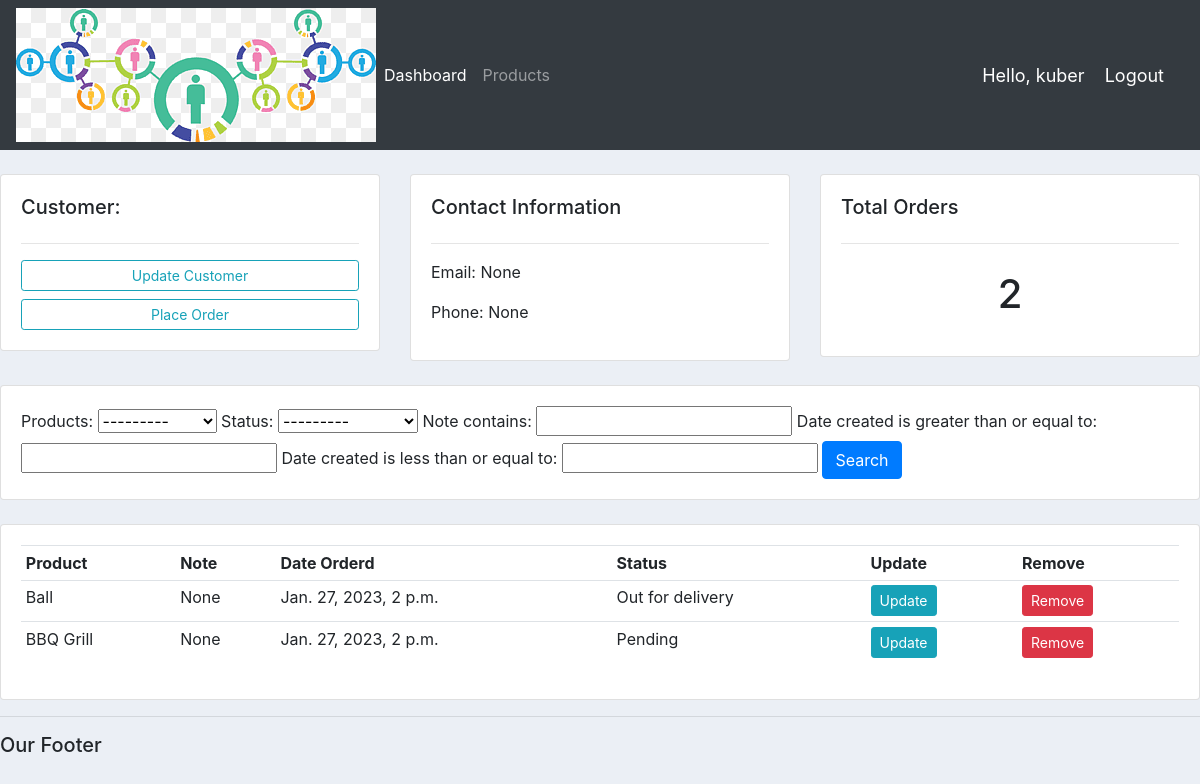
The app's page /customer/1/ (signed in) with its own data.
### accounts/models.py (models this page shows, shortened)
class Customer(models.Model):
    user = models.OneToOneField(User,null=True,blank=True,on_delete=models.CASCADE)
    name = models.CharField(max_length=200,null=True)
    phone = models.CharField(max_length=200,null=True)
    email = models.CharField(max_length=200,null=True)
    date_created = models.DateTimeField(auto_now_add =True,null=True)
    profile_pic = models.ImageField(default="ba9fd6137076385.Y3JvcCwzNzY3LDI5NDcsMCwyNzk.jpg",null=True,blank=True)
    objects = models.Manager()

class Order(models.Model):
    STATUS = (
        ('Pending','Pending'),
        ('Out for delivery','Out for delivery'),
        ('Delivered','Delivered'),
    )
    customer  = models.ForeignKey(Customer,null=True,on_delete=models.SET_NULL)
    products = models.ForeignKey(Product,null=True,on_delete=models.SET_NULL)
    status = models.CharField(max_length=200,null=True,choices = STATUS)
    date_created = models.DateTimeField(auto_now_add =True,null=True)
    note  = models.CharField(max_length=200,null=True,choices=STATUS)
    objects = models.Manager()

class Product(models.Model):
    CATEGORY = (
        ('Indoor','Indoor'),
        ('Out Door','Out Door'),
    )
    name = models.CharField(max_length=200,null=True)
    price = models.FloatField(null=True)
    category = models.CharField(max_length=200,null=True,choices=CATEGORY)
    description = models.CharField(max_length=200,null=True,blank=True)
    date_created = models.DateTimeField(auto_now_add =True,null=True)
    tags = models.ManyToManyField(Tag)
    def __str__(self):
        return self.name
    objects = models.Manager()

### accounts/decorators.py (the view)
        def wrapper_func(request,*args,**kwargs):
            group = None
            if request.user.groups.exists():
                group = request.user.groups.all()[0].name
            if group in allowed_roles:
                return view_func(request,*args,**kwargs)
            else:
               return HttpResponse('You are not authorized to view the page')

### accounts/views.py (called while the page is built)
@login_required(login_url='login')
@allowed_users(allowed_roles=['admin'])
def customer(request,pk_test):
    customer = Customer.objects.get(id = pk_test)
    orders = customer.order_set.all()
    order_count = orders.count()
    myFilter = OrderFilter(request.GET,queryset=orders)
    orders = myFilter.qs
    context = {'customer':customer,'orders':orders,'order_count':order_count,'myFilter':myFilter}
    return render(request,'accounts/customer.html',context)

### accounts/templates/accounts/customer.html
{% extends 'accounts/main.html' %}
{% block content %}
<br>
<div class="row">
    <div class="col-md">
        <div class="card card-body">
            <h5>Customer:</h5>
            <hr>
            <a class="btn btn-outline-info  btn-sm btn-block" href="">Update Customer</a>
            <a class="btn btn-outline-info  btn-sm btn-block" href="{% url 'create_order' customer.id %}">Place Order</a>
        </div>
    </div>
    <div class="col-md">
        <div class="card card-body">
            <h5>Contact Information</h5>
            <hr>
            <p>Email: {{customer.email}}</p>
            <p>Phone: {{customer.phone}}</p>
        </div>
    </div>
    <div class="col-md">
        <div class="card card-body">
            <h5>Total Orders</h5>
            <hr>
            <h1 style="text-align: center;padding: 10px">{{order_count}}</h1>
        </div>
    </div>
</div>
<br>
<div class="row">
    <div class="col">
        <div class="card card-body">
            <form method="get">
                {{myFilter.form}}
            <button class="btn btn-primary" type="submit">Search</button>
          </form>
        </div>
    </div>
</div>
<br>
<div class="row">
    <div class="col-md">
        <div class="card card-body">
            <table class="table table-sm">
                <tr>
                    <th>Product</th>
                    <th>Note</th>
                    <th>Date Orderd</th>
                    <th>Status</th>
                    <th>Update</th>
                    <th>Remove</th>
                </tr>
                {% for order in orders %}
                <tr>
                    <td>{{order.products}}</td>
                    <td>{{order.note}}</td>
                    <td>{{order.date_created}}</td>
                    <td>{{order.status}}</td>
                    <td><a class="btn btn-sm btn-info" href="{% url 'update_order' order.id %}">Update</a></td>
                    <td><a class="btn btn-sm btn-danger" href="{% url 'delete_order' order.id %}">Remove</a></td>
                </tr>
                {% endfor %}
            </table>
        </div>
    </div>
</div>
{% endblock %}

### accounts/templates/accounts/navbar.html (shortened to what this page needs)
{% load static %}
<nav class="navbar navbar-expand-lg navbar-dark bg-dark">
    <img src="{% static 'images/pogo.png' %}">
    <div class="collapse navbar-collapse" id="navbarNav">
      <ul class="navbar-nav">
        {% if request.user.is_staff %}
        <li class="nav-item active">
          <a class="nav-link" href="{% url 'home' %}">Dashboard</a>
        </li>
        <li class="nav-item">
          <a class="nav-link" href="{% url 'products' %}">Products</a>
        </li>
        {% else %}
        <li class="nav-item">
          <a class="nav-link" href="{% url 'account' %}">Settings</a>
        </li>
        {% endif %}
      </ul>
    </div>
    <span class = "hello-msg">Hello, {{request.user}}</span>
    <span><a class = "hello-msg" href="{% url 'logout' %}">Logout</a></span>
  </nav>

### static/css/main.css (style rules this page uses)
body { background-color: #ebeff5; }

### accounts/templates/accounts/navbar.html (style rules this page uses)
.hello-msg { font-size:18px; color:#fff; margin-right: 20px; }

### records on screen
Customer: email "None", phone "None"
Order: products "Ball", note "None", date_created "Jan. 27, 2023, 2 p.m.", status "Out for delivery"
Order: products "BBQ Grill", note "None", date_created "Jan. 27, 2023, 2 p.m.", status "Pending"

### other values on screen
{{ request.user }} "kuber"
{{ order_count }} "2"
